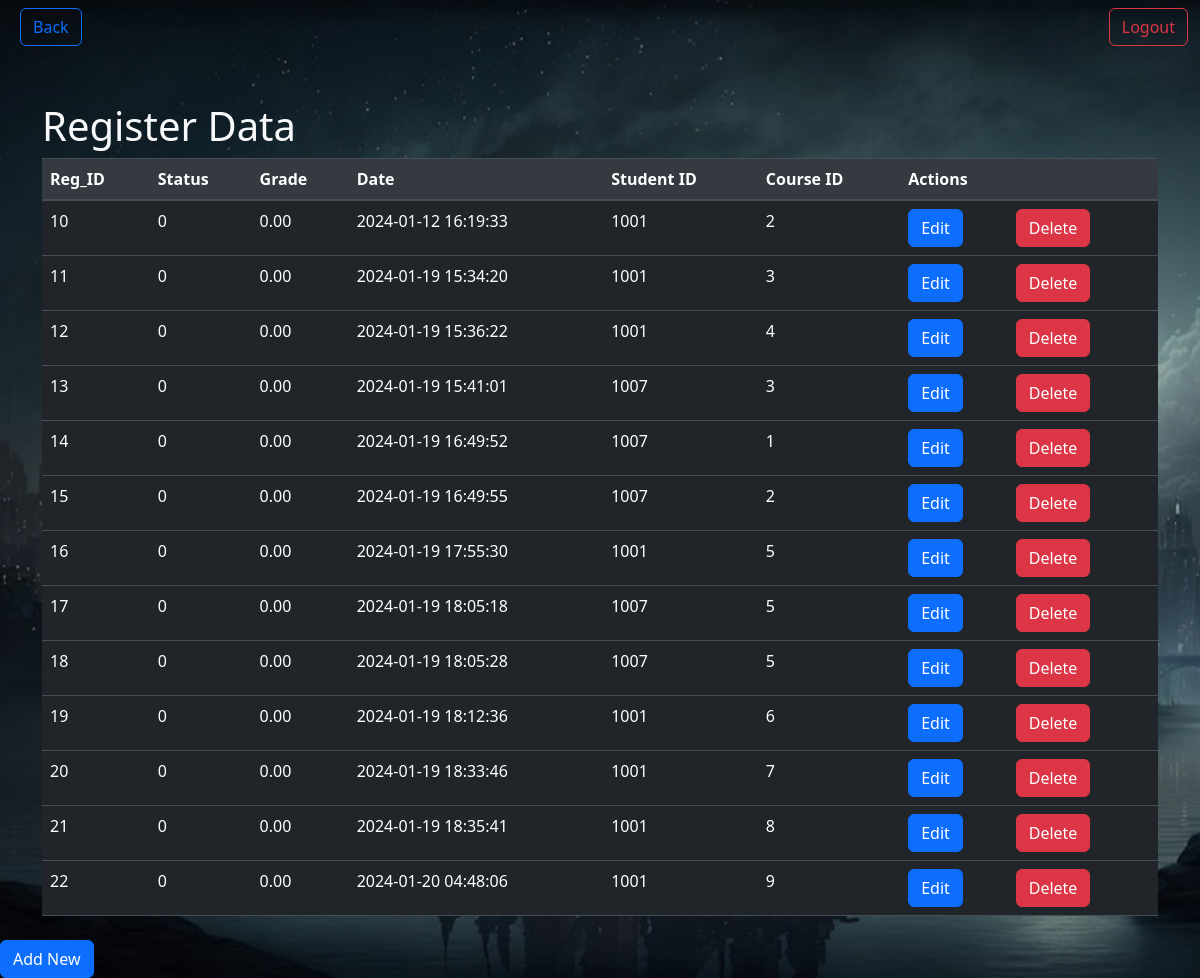
Page /registerData.php on the committed database.
### tables this page shows
CREATE TABLE `register` (
  `reg_id` int(11) NOT NULL,
  `status` int(11) DEFAULT NULL,
  `grade` decimal(10,2) DEFAULT NULL,
  `date` timestamp NULL DEFAULT current_timestamp(),
  `Student_ID` int(11) NOT NULL,
  `course_id` int(11) NOT NULL
);

### registerData.php (the view, shortened to what this page needs)
<!DOCTYPE html>
<html lang="en">
<head>
    <link href="https://stackpath.bootstrapcdn.com/bootstrap/4.5.2/css/bootstrap.min.css" rel="stylesheet">
    <link rel="stylesheet" href="styleedit.css">
</head>
<body>
<?php include("navtrans.php"); ?>
<div class="container mt-5">
    <h1 class="text-light">Register Data</h1>
    <table class="table table-dark">
        <thead class="thead-dark">
            <tr>
                <th>Reg_ID</th>
                <th>Status</th>
                <th>Grade</th>
                <th>Date</th>
                <th>Student ID</th>
                <th>Course ID</th>
                <th colspan="2">Actions</th>
            </tr>
        </thead>
        <tbody>
            <?php
           include("connection.php");
            $sql = "SELECT reg_id, status, grade, date, Student_ID, course_id FROM register";
            $result = $conn->query($sql);
            if ($result->num_rows > 0) {
                while ($row = $result->fetch_assoc()) {
                    echo "<tr>";
                    echo "<td>" . $row["reg_id"] . "</td>";
                    echo "<td>" . $row["status"] . "</td>";
                    echo "<td>" . $row["grade"] . "</td>";
                    echo "<td>" . $row["date"] . "</td>";
                    echo "<td>" . $row["Student_ID"] . "</td>";
                    echo "<td>" . $row["course_id"] . "</td>";
                    echo "<td><a href='editRegister.php?reg_id=" . $row["reg_id"] . "' class='btn btn-primary'>Edit</a></td>";
                    echo "<td><a href='#' onclick='confirmDeletion(" . $row["reg_id"] . ")' class='btn btn-danger mr-2'>Delete</a></td>";
                    echo "</tr>";
                }
            } else {
                echo "<tr><td colspan='7'>No records found</td></tr>";
            }
            ?>
        </tbody>
    </table>
</div>
<div class="mt-4">
        <a href="register.php" class="btn btn-primary">Add New</a>
    </div>
</body>
</html>

### styleedit.css (style rules this page uses)
body { background-image: url('images/databack.jpg'); background-size: cover; background-repeat: no-repeat; background-attachment: fixed; }
.table { background-color: #212529; color: #f8f9fa; }
.table thead th { background-color: #343a40; color: #f8f9fa; }

### rows in the picture
register: reg_id "10", status "0", grade "0.00", date "2024-01-12 16:19:33", Student_ID "1001", course "2"
register: reg_id "11", status "0", grade "0.00", date "2024-01-19 15:34:20", Student_ID "1001", course "3"
register: reg_id "12", status "0", grade "0.00", date "2024-01-19 15:36:22", Student_ID "1001", course "4"
register: reg_id "13", status "0", grade "0.00", date "2024-01-19 15:41:01", Student_ID "1007", course "3"
register: reg_id "14", status "0", grade "0.00", date "2024-01-19 16:49:52", Student_ID "1007", course "1"
register: reg_id "15", status "0", grade "0.00", date "2024-01-19 16:49:55", Student_ID "1007", course "2"
register: reg_id "16", status "0", grade "0.00", date "2024-01-19 17:55:30", Student_ID "1001", course "5"
register: reg_id "17", status "0", grade "0.00", date "2024-01-19 18:05:18", Student_ID "1007", course "5"
register: reg_id "18", status "0", grade "0.00", date "2024-01-19 18:05:28", Student_ID "1007", course "5"
register: reg_id "19", status "0", grade "0.00", date "2024-01-19 18:12:36", Student_ID "1001", course "6"
register: reg_id "20", status "0", grade "0.00", date "2024-01-19 18:33:46", Student_ID "1001", course "7"
register: reg_id "21", status "0", grade "0.00", date "2024-01-19 18:35:41", Student_ID "1001", course "8"
register: reg_id "22", status "0", grade "0.00", date "2024-01-20 04:48:06", Student_ID "1001", course "9"
